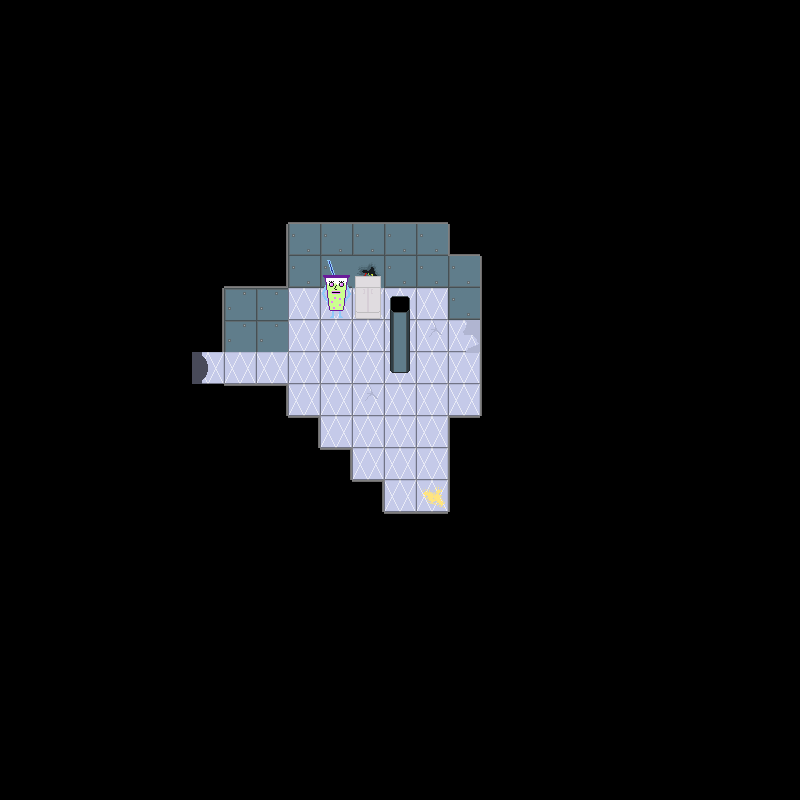

This game map was drawn from its Tiled (.tmx) file and the tilesets committed beside it. A one-line description and the full map source follow:
An orthogonal 25x25 tile map with 32x32 px tiles, 5 tile layers (backgroundLayer, wallLayer, objectLayer, objectAboveLayer, ...), 2 tilesets and 1 object.

<map version="1.2" tiledversion="1.2.3" orientation="orthogonal" renderorder="right-down" width="25" height="25" tilewidth="32" tileheight="32" infinite="0" nextlayerid="7" nextobjectid="2">
 <tileset firstgid="1" name="f2tiles" tilewidth="32" tileheight="32" tilecount="56" columns="8">
  <image source="../../assets/Floor 2/f2spritesheet.png" width="256" height="224" />
 </tileset>
 <tileset firstgid="57" name="f2objs" tilewidth="32" tileheight="32" tilecount="16" columns="4">
  <image source="../../assets/Floor 2/objspritesheet.png" width="128" height="128" />
 </tileset>
 <layer id="1" name="backgroundLayer" width="25" height="25">
  <data encoding="csv">
1,1,1,1,1,1,1,1,1,1,1,1,1,1,1,1,1,1,1,1,1,1,1,1,1,
1,1,1,1,1,1,1,1,1,1,1,1,1,1,1,1,1,1,1,1,1,1,1,1,1,
1,1,1,1,1,1,1,1,1,1,1,1,1,1,1,1,1,1,1,1,1,1,1,1,1,
1,1,1,1,1,1,1,1,1,1,1,1,1,1,1,1,1,1,1,1,1,1,1,1,1,
1,1,1,1,1,1,1,1,1,1,1,1,1,1,1,1,1,1,1,1,1,1,1,1,1,
1,1,1,1,1,1,1,1,1,1,1,1,1,1,1,1,1,1,1,1,1,1,1,1,1,
1,1,1,1,1,1,1,1,1,1,1,1,1,1,1,1,1,1,1,1,1,1,1,1,1,
1,1,1,1,1,1,1,1,1,1,1,1,1,1,1,1,1,1,1,1,1,1,1,1,1,
1,1,1,1,1,1,1,1,1,1,1,1,1,1,1,1,1,1,1,1,1,1,1,1,1,
1,1,1,1,1,1,1,1,1,8,51,8,8,8,1,1,1,1,1,1,1,1,1,1,1,
1,1,1,1,1,1,1,1,1,8,8,8,8,51,35,1,1,1,1,1,1,1,1,1,1,
1,1,1,1,1,1,14,8,8,8,8,8,8,8,8,1,1,1,1,1,1,1,1,1,1,
1,1,1,1,1,1,1,1,1,8,8,51,8,8,8,1,1,1,1,1,1,1,1,1,1,
1,1,1,1,1,1,1,1,1,1,8,8,8,8,1,1,1,1,1,1,1,1,1,1,1,
1,1,1,1,1,1,1,1,1,1,1,8,8,8,1,1,1,1,1,1,1,1,1,1,1,
1,1,1,1,1,1,1,1,1,1,1,1,8,49,1,1,1,1,1,1,1,1,1,1,1,
1,1,1,1,1,1,1,1,1,1,1,1,1,1,1,1,1,1,1,1,1,1,1,1,1,
1,1,1,1,1,1,1,1,1,1,1,1,1,1,1,1,1,1,1,1,1,1,1,1,1,
1,1,1,1,1,1,1,1,1,1,1,1,1,1,1,1,1,1,1,1,1,1,1,1,1,
1,1,1,1,1,1,1,1,1,1,1,1,1,1,1,1,1,1,1,1,1,1,1,1,1,
1,1,1,1,1,1,1,1,1,1,1,1,1,1,1,1,1,1,1,1,1,1,1,1,1,
1,1,1,1,1,1,1,1,1,1,1,1,1,1,1,1,1,1,1,1,1,1,1,1,1,
1,1,1,1,1,1,1,1,1,1,1,1,1,1,1,1,1,1,1,1,1,1,1,1,1,
1,1,1,1,1,1,1,1,1,1,1,1,1,1,1,1,1,1,1,1,1,1,1,1,1,
1,1,1,1,1,1,1,1,1,1,1,1,1,1,1,1,1,1,1,1,1,1,1,1,1
</data>
 </layer>
 <layer id="2" name="wallLayer" width="25" height="25">
  <data encoding="csv">
0,0,0,0,0,0,0,0,0,0,0,0,0,0,0,0,0,0,0,0,0,0,0,0,0,
0,0,0,0,0,0,0,0,0,0,0,0,0,0,0,0,0,0,0,0,0,0,0,0,0,
0,0,0,0,0,0,0,0,0,0,0,0,0,0,0,0,0,0,0,0,0,0,0,0,0,
0,0,0,0,0,0,0,0,0,0,0,0,0,0,0,0,0,0,0,0,0,0,0,0,0,
0,0,0,0,0,0,0,0,0,0,0,0,0,0,0,0,0,0,0,0,0,0,0,0,0,
0,0,0,0,0,0,0,0,0,0,0,0,0,0,0,0,0,0,0,0,0,0,0,0,0,
0,0,0,0,0,0,0,0,1,7,7,7,7,7,1,0,0,0,0,0,0,0,0,0,0,
0,0,0,0,0,0,0,0,5,30,30,30,30,30,3,1,0,0,0,0,0,0,0,0,0,
0,0,0,0,0,0,1,7,4,30,30,20,30,30,30,6,0,0,0,0,0,0,0,0,0,
0,0,0,0,0,0,5,28,28,0,0,0,0,0,30,6,0,0,0,0,0,0,0,0,0,
0,0,0,0,0,1,5,28,28,0,0,0,0,0,0,6,0,0,0,0,0,0,0,0,0,
0,0,0,0,0,1,16,0,0,0,0,0,57,0,0,6,0,0,0,0,0,0,0,0,0,
0,0,0,0,0,1,1,2,10,0,0,0,0,0,0,6,0,0,0,0,0,0,0,0,0,
0,0,0,0,0,0,0,0,1,10,0,0,0,0,9,1,0,0,0,0,0,0,0,0,0,
0,0,0,0,0,0,0,0,0,1,10,0,0,0,6,0,0,0,0,0,0,0,0,0,0,
0,0,0,0,0,0,0,0,0,0,1,10,0,0,6,0,0,0,0,0,0,0,0,0,0,
0,0,0,0,0,0,0,0,0,0,0,1,2,2,1,0,0,0,0,0,0,0,0,0,0,
0,0,0,0,0,0,0,0,0,0,0,0,0,0,0,0,0,0,0,0,0,0,0,0,0,
0,0,0,0,0,0,0,0,0,0,0,0,0,0,0,0,0,0,0,0,0,0,0,0,0,
0,0,0,0,0,0,0,0,0,0,0,0,0,0,0,0,0,0,0,0,0,0,0,0,0,
0,0,0,0,0,0,0,0,0,0,0,0,0,0,0,0,0,0,0,0,0,0,0,0,0,
0,0,0,0,0,0,0,0,0,0,0,0,0,0,0,0,0,0,0,0,0,0,0,0,0,
0,0,0,0,0,0,0,0,0,0,0,0,0,0,0,0,0,0,0,0,0,0,0,0,0,
0,0,0,0,0,0,0,0,0,0,0,0,0,0,0,0,0,0,0,0,0,0,0,0,0,
0,0,0,0,0,0,0,0,0,0,0,0,0,0,0,0,0,0,0,0,0,0,0,0,0
</data>
 </layer>
 <layer id="3" name="objectLayer" width="25" height="25">
  <data encoding="csv">
0,0,0,0,0,0,0,0,0,0,0,0,0,0,0,0,0,0,0,0,0,0,0,0,0,
0,0,0,0,0,0,0,0,0,0,0,0,0,0,0,0,0,0,0,0,0,0,0,0,0,
0,0,0,0,0,0,0,0,0,0,0,0,0,0,0,0,0,0,0,0,0,0,0,0,0,
0,0,0,0,0,0,0,0,0,0,0,0,0,0,0,0,0,0,0,0,0,0,0,0,0,
0,0,0,0,0,0,0,0,0,0,0,0,0,0,0,0,0,0,0,0,0,0,0,0,0,
0,0,0,0,0,0,0,0,0,0,0,0,0,0,0,0,0,0,0,0,0,0,0,0,0,
0,0,0,0,0,0,0,0,0,0,0,0,0,0,0,0,0,0,0,0,0,0,0,0,0,
0,0,0,0,0,0,0,0,0,0,0,0,0,0,0,0,0,0,0,0,0,0,0,0,0,
0,0,0,0,0,0,0,0,0,0,0,0,0,0,0,0,0,0,0,0,0,0,0,0,0,
0,0,0,0,0,0,0,0,0,0,61,65,0,0,0,0,0,0,0,0,0,0,0,0,0,
0,0,0,0,0,0,0,0,0,0,0,0,0,0,0,0,0,0,0,0,0,0,0,0,0,
0,0,0,0,0,0,0,0,0,0,0,0,0,0,0,0,0,0,0,0,0,0,0,0,0,
0,0,0,0,0,0,0,0,0,0,0,0,0,0,0,0,0,0,0,0,0,0,0,0,0,
0,0,0,0,0,0,0,0,0,0,0,0,0,0,0,0,0,0,0,0,0,0,0,0,0,
0,0,0,0,0,0,0,0,0,0,0,0,0,0,0,0,0,0,0,0,0,0,0,0,0,
0,0,0,0,0,0,0,0,0,0,0,0,0,0,0,0,0,0,0,0,0,0,0,0,0,
0,0,0,0,0,0,0,0,0,0,0,0,0,0,0,0,0,0,0,0,0,0,0,0,0,
0,0,0,0,0,0,0,0,0,0,0,0,0,0,0,0,0,0,0,0,0,0,0,0,0,
0,0,0,0,0,0,0,0,0,0,0,0,0,0,0,0,0,0,0,0,0,0,0,0,0,
0,0,0,0,0,0,0,0,0,0,0,0,0,0,0,0,0,0,0,0,0,0,0,0,0,
0,0,0,0,0,0,0,0,0,0,0,0,0,0,0,0,0,0,0,0,0,0,0,0,0,
0,0,0,0,0,0,0,0,0,0,0,0,0,0,0,0,0,0,0,0,0,0,0,0,0,
0,0,0,0,0,0,0,0,0,0,0,0,0,0,0,0,0,0,0,0,0,0,0,0,0,
0,0,0,0,0,0,0,0,0,0,0,0,0,0,0,0,0,0,0,0,0,0,0,0,0,
0,0,0,0,0,0,0,0,0,0,0,0,0,0,0,0,0,0,0,0,0,0,0,0,0
</data>
 </layer>
 <layer id="4" name="objectAboveLayer" width="25" height="25">
  <data encoding="csv">
0,0,0,0,0,0,0,0,0,0,0,0,0,0,0,0,0,0,0,0,0,0,0,0,0,
0,0,0,0,0,0,0,0,0,0,0,0,0,0,0,0,0,0,0,0,0,0,0,0,0,
0,0,0,0,0,0,0,0,0,0,0,0,0,0,0,0,0,0,0,0,0,0,0,0,0,
0,0,0,0,0,0,0,0,0,0,0,0,0,0,0,0,0,0,0,0,0,0,0,0,0,
0,0,0,0,0,0,0,0,0,0,0,0,0,0,0,0,0,0,0,0,0,0,0,0,0,
0,0,0,0,0,0,0,0,0,0,0,0,0,0,0,0,0,0,0,0,0,0,0,0,0,
0,0,0,0,0,0,0,0,0,0,0,0,0,0,0,0,0,0,0,0,0,0,0,0,0,
0,0,0,0,0,0,0,0,0,0,0,0,0,0,0,0,0,0,0,0,0,0,0,0,0,
0,0,0,0,0,0,0,0,0,0,62,63,0,0,0,0,0,0,0,0,0,0,0,0,0,
0,0,0,0,0,0,0,0,0,0,0,0,0,0,0,0,0,0,0,0,0,0,0,0,0,
0,0,0,0,0,0,0,0,0,0,0,0,0,0,0,0,0,0,0,0,0,0,0,0,0,
0,0,0,0,0,0,0,0,0,0,0,0,0,0,0,0,0,0,0,0,0,0,0,0,0,
0,0,0,0,0,0,0,0,0,0,0,0,0,0,0,0,0,0,0,0,0,0,0,0,0,
0,0,0,0,0,0,0,0,0,0,0,0,0,0,0,0,0,0,0,0,0,0,0,0,0,
0,0,0,0,0,0,0,0,0,0,0,0,0,0,0,0,0,0,0,0,0,0,0,0,0,
0,0,0,0,0,0,0,0,0,0,0,0,0,0,0,0,0,0,0,0,0,0,0,0,0,
0,0,0,0,0,0,0,0,0,0,0,0,0,0,0,0,0,0,0,0,0,0,0,0,0,
0,0,0,0,0,0,0,0,0,0,0,0,0,0,0,0,0,0,0,0,0,0,0,0,0,
0,0,0,0,0,0,0,0,0,0,0,0,0,0,0,0,0,0,0,0,0,0,0,0,0,
0,0,0,0,0,0,0,0,0,0,0,0,0,0,0,0,0,0,0,0,0,0,0,0,0,
0,0,0,0,0,0,0,0,0,0,0,0,0,0,0,0,0,0,0,0,0,0,0,0,0,
0,0,0,0,0,0,0,0,0,0,0,0,0,0,0,0,0,0,0,0,0,0,0,0,0,
0,0,0,0,0,0,0,0,0,0,0,0,0,0,0,0,0,0,0,0,0,0,0,0,0,
0,0,0,0,0,0,0,0,0,0,0,0,0,0,0,0,0,0,0,0,0,0,0,0,0,
0,0,0,0,0,0,0,0,0,0,0,0,0,0,0,0,0,0,0,0,0,0,0,0,0
</data>
 </layer>
 <objectgroup id="5" name="doorLayer">
  <properties>
   <property name="door" value="left" />
  </properties>
  <object id="1" gid="24" x="192" y="384" width="32" height="32">
   <properties>
    <property name="door" value="left" />
   </properties>
  </object>
 </objectgroup>
 <layer id="6" name="aboveLayer" width="25" height="25">
  <data encoding="csv">
0,0,0,0,0,0,0,0,0,0,0,0,0,0,0,0,0,0,0,0,0,0,0,0,0,
0,0,0,0,0,0,0,0,0,0,0,0,0,0,0,0,0,0,0,0,0,0,0,0,0,
0,0,0,0,0,0,0,0,0,0,0,0,0,0,0,0,0,0,0,0,0,0,0,0,0,
0,0,0,0,0,0,0,0,0,0,0,0,0,0,0,0,0,0,0,0,0,0,0,0,0,
0,0,0,0,0,0,0,0,0,0,0,0,0,0,0,0,0,0,0,0,0,0,0,0,0,
0,0,0,0,0,0,0,0,0,0,0,0,0,0,0,0,0,0,0,0,0,0,0,0,0,
0,0,0,0,0,0,0,0,0,0,0,0,0,0,0,0,0,0,0,0,0,0,0,0,0,
0,0,0,0,0,0,0,0,0,0,0,0,0,0,0,0,0,0,0,0,0,0,0,0,0,
0,0,0,0,0,0,0,0,0,0,0,0,0,0,0,0,0,0,0,0,0,0,0,0,0,
0,0,0,0,0,0,0,0,0,0,0,0,58,0,0,0,0,0,0,0,0,0,0,0,0,
0,0,0,0,0,0,0,0,0,0,0,0,72,0,0,0,0,0,0,0,0,0,0,0,0,
0,0,0,0,0,0,0,0,0,0,0,0,0,0,0,0,0,0,0,0,0,0,0,0,0,
0,0,0,0,0,0,0,0,0,0,0,0,0,0,0,0,0,0,0,0,0,0,0,0,0,
0,0,0,0,0,0,0,0,0,0,0,0,0,0,0,0,0,0,0,0,0,0,0,0,0,
0,0,0,0,0,0,0,0,0,0,0,0,0,0,0,0,0,0,0,0,0,0,0,0,0,
0,0,0,0,0,0,0,0,0,0,0,0,0,0,0,0,0,0,0,0,0,0,0,0,0,
0,0,0,0,0,0,0,0,0,0,0,0,0,0,0,0,0,0,0,0,0,0,0,0,0,
0,0,0,0,0,0,0,0,0,0,0,0,0,0,0,0,0,0,0,0,0,0,0,0,0,
0,0,0,0,0,0,0,0,0,0,0,0,0,0,0,0,0,0,0,0,0,0,0,0,0,
0,0,0,0,0,0,0,0,0,0,0,0,0,0,0,0,0,0,0,0,0,0,0,0,0,
0,0,0,0,0,0,0,0,0,0,0,0,0,0,0,0,0,0,0,0,0,0,0,0,0,
0,0,0,0,0,0,0,0,0,0,0,0,0,0,0,0,0,0,0,0,0,0,0,0,0,
0,0,0,0,0,0,0,0,0,0,0,0,0,0,0,0,0,0,0,0,0,0,0,0,0,
0,0,0,0,0,0,0,0,0,0,0,0,0,0,0,0,0,0,0,0,0,0,0,0,0,
0,0,0,0,0,0,0,0,0,0,0,0,0,0,0,0,0,0,0,0,0,0,0,0,0
</data>
 </layer>
</map>
